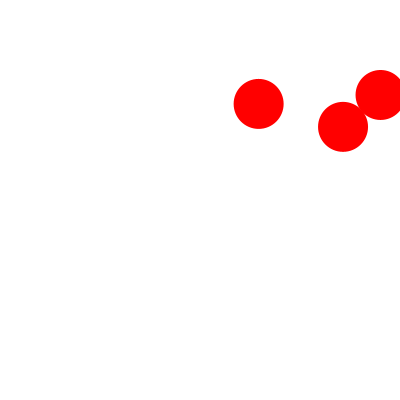
Frame 1 (no input)
Frame 60 (the mouse pressed at the canvas centre just before this capture): identical to frame 1, image omitted
Frame 120 (the mouse held since frame 60 and released just before this capture): identical to frame 1, image omitted

The Processing sketch that drew this single still picture (run headless with seeded random() and noise(); from frame 60 on, the mouse is pressed at the canvas centre):

// Processing sketch: ball_random
// ── ball_random.pde
ball b1, b2, b3;
void setup() {
size(400, 400);
smooth();
// create the balls
b1 = new ball();
b2 = new ball();
b3 = new ball();
} // setup()
void draw() {
background(255);
// display the balls
b1.display();
b2.display();
b3.display();
} // draw()
class ball { // Define the ball class
// Attributes
float x, y; // the x and y location
color ballColor; // its color
float radius; // its radius in pixels
// Constructor
ball() {
// The ball has an random location in the sketch window
x = random(width);
y = random(height);
// All balls are red
ballColor = color(255, 0, 0);
// All balls are of radius 25 pixels
radius = 25;
} // ball()
// Behaviors
void display() {
// display the ball
// set color attributes
noStroke();
fill(ballColor);
// draw the ball
ellipse(x, y, 2*radius, 2*radius);
} // display()
} // class ball
